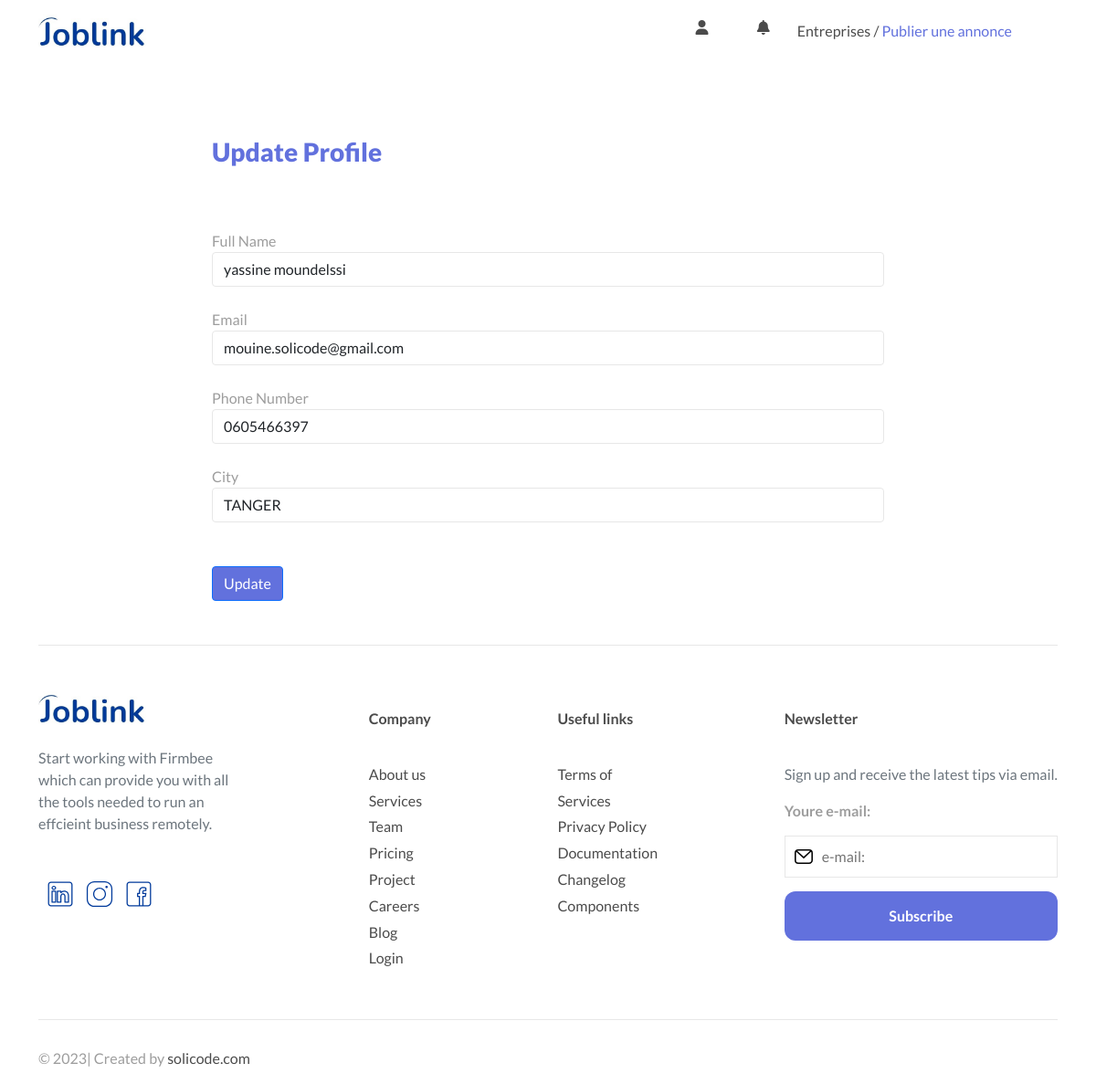
The app's page /includes/update_profil.php (signed in) with its own data.
### tables this page shows
CREATE TABLE `candidate` (
  `CandidateID` int(11) NOT NULL,
  `full_name` varchar(50) DEFAULT NULL,
  `Email` varchar(100) DEFAULT NULL,
  `PhoneNumber` varchar(20) DEFAULT NULL,
  `password` varchar(255) DEFAULT NULL,
  `city` varchar(120) DEFAULT NULL,
  `reset_token` varchar(255) DEFAULT NULL,
  `img` varchar(255) DEFAULT '664-6643641_avatar-transparent-background-user-icon-hd-png-download.png'
);

### includes/update_profil.php (the view, shortened to what this page needs)
<?php
    include 'config.php';
    $CandidateID = $_SESSION['CandidateID'];
    $id_user = $CandidateID;
    $sql = "SELECT * FROM candidate WHERE CandidateID = :user_id";
    $stmt = $pdo->prepare($sql);
    $stmt->bindParam(':user_id',$id_user);
    $stmt->execute();
    $user = $stmt->fetch(PDO::FETCH_ASSOC);
?>
<!DOCTYPE html>
<html lang="en">
<head>
    <link href="https://cdn.jsdelivr.net/npm/bootstrap@5.1.0/dist/css/bootstrap.min.css" rel="stylesheet">
    <link rel="stylesheet" href="../css/main.css">
    <link href="https://cdn.jsdelivr.net/npm/bootstrap@5.1.0/dist/css/bootstrap.min.css" rel="stylesheet">
    <link rel="stylesheet" href="../css/main.css">
</head>
<body>
<?php include "navbar_includes.php";  ?>
<main>
<div class="main">
    <div class="container">
        <div class="row  mt-5 mb-5">
                <div class="aboutus col-lg-8  mx-auto">
                    <h3>Update Profile</h3><br><br>
                    <form action="update_profil_candidate.php" method="post">
                        <div class="form-group mb-4">
                            <label for="first_name">Full Name</label>
                            <div class="input-group">
                                <input type="text" class="form-control <?php if(isset($full_name_err)) { echo 'is-invalid'; } ?>" id="first_name" name="full_name" value="<?php echo $user['full_name']; ?>" />
                            </div>
                        </div>
                        <div class="form-group mb-4">
                            <label for="last_name">Email</label>
                            <div class="input-group">
                                <input type="text" class="form-control <?php if(isset($email_err)) { echo 'is-invalid'; } ?>" id="last_name" name="Email" value="<?php echo $user['Email']; ?>" />
                            </div>
                        </div>
                        <div class="form-group mb-4">
                            <label for="phone_number">Phone Number</label>
                            <input type="text" class="form-control  <?php if(isset($city_err)) { echo 'is-invalid'; } ?>" id="phone_number" name="phone_number" value="<?php echo $user['PhoneNumber']; ?>" />
                        </div>
                        <div class="form-group mb-4">
                            <label for="address">City</label>
                            <div class="input-group">
                                <input type="text" class="form-control <?php if(isset($city_err)) { echo 'is-invalid'; } ?>" id="address" name="city" value="<?php echo $user['city']; ?>" />
                            </div>
                        </div>
                        <button type="submit" name="submit" class="btn btn-primary mt-4">Update</button>
                    </form>
                </div>
        </div>
    </div>
</div>
</main>
<footer>
    <div class="container text-center text-md-start">
        <div class="footer-wrap">
            <div class="about">
                <img src="../img/Gray%20Professional%20Minimalist%20CV%20Resume%20(1).jpg" alt="">
                <p class="text-muted py-4">
                    Start working with Firmbee which can provide you with all the tools needed to run an effcieint business remotely.
                </p>
                <div class="social-media">
                    <a href="" class="me-2 text-reset">                  <a href=""></a>
                    </a>
                    <a href="" class="me-2 text-reset">                  <a href=""></a>
                    </a>
                    <a href="" class="me-2 text-reset">                  <a href=""></a>
                    </a>
                </div>
            </div>
            <div class="company">
                <h6 class="fw-bold">Company</h6>
                <p><a href="">About us</a></p>
                <p><a href="">Services</a></p>
                <p><a href="">Team</a></p>
                <p><a href="">Pricing</a></p>
                <p><a href="">Project</a></p>
                <p><a href="">Careers</a></p>
                <p><a href="">Blog</a></p>
                <p><a href="">Login</a></p>
            </div>
            <div class="useful-links">
                <h6 class="fw-bold">Useful links</h6>
                <p><a href="">Terms of </a></p>
                <p><a href="">Services</a></p>
                <p><a href="">Privacy Policy</a></p>
                <p><a href="">Documentation</a></p>
                <p><a href="">Changelog</a></p>
                <p><a href="">Components</a></p>
            </div>
            <div class="newsletter">
                <h6 class="fw-bold">Newsletter</h6>
                <p class="text-muted">Sign up and receive the latest tips
                    via email.</p>
                <form id="subscribe" action="">
                    <label for="email">Youre e-mail:</label>
                    <input type="email" placeholder="e-mail:" name="email" required>
                    <button type="submit" class="main-btn">Subscribe</button>
                </form>
            </div>
        </div>
        <div class="copyright">
        <p>&copy; 2023| Created by <a href="solicode.com" title="" target="">solicode.com</a></p>
        </div>
    </div>
</footer>
</body>
</html>

### css/main.css (style rules this page uses)
*, *::after, *::before { -webkit-box-sizing: border-box; box-sizing: border-box; margin: 0; padding: 0; }
html { scroll-padding-top: 120px; }
body { font-family: 'Lato', sans-serif; color: #9d9d9d; }
a { text-decoration: none; color: #4b4b4b; }
input, textarea , select { border-radius: 0px; border: 1px solid #e7e7e7 !important; color: #7c7c7c; }
h1, h2, h3, h4, h5, h6 { color: #4b4b4b; font-weight: 900; }
h2, h3, h4, h5, h6 { margin-bottom: 20px; }
.main-btn { text-align: center; text-decoration: none; color: white; font-weight: 600; background-color: #6271DD; border: none; padding: 15px 30px; border-radius: 12px; -webkit-transition: background-color 0.3s ease; transition: background-color 0.3s ease; }
.main { margin-top: 150px; }
footer { margin-top: 30px; }
footer .footer-wrap { border-top: 1px solid #e7e7e7; border-bottom: 1px solid #e7e7e7; padding: 50px 0px; margin-bottom: 30px; }
footer .footer-wrap h6 { padding: 20px 0px; font-weight: 900; }
footer .footer-wrap .about img { width: 120px; }
footer .footer-wrap .company p, footer .footer-wrap .useful-links p { margin-bottom: 0.3em; }
footer .footer-wrap .newsletter #subscribe label { font-weight: bold; }
footer .footer-wrap .newsletter #subscribe input { display: block; width: 100%; background-image: url("../img/icon/email-icon.svg"); background-repeat: no-repeat; background-size: 20px; background-position: 10px center; padding: 10px 10px 10px 40px; margin: 15px 0px; }
footer .footer-wrap .newsletter #subscribe button { width: 100%; }
@media (min-width: 768px) { footer { text-align: left !important; } }
@media (min-width: 768px) { footer .footer-wrap { -webkit-box-pack: justify; -ms-flex-pack: justify; justify-content: space-between; display: -webkit-box; display: -ms-flexbox; display: flex; gap: 30px; } }
@media (min-width: 768px) { footer .footer-wrap .about { width: 40%; } }
@media (min-width: 1200px) { footer .footer-wrap .about { width: 20%; } }
svg { width: 2em; }

### includes/update_profil.php (style rules this page uses)
.btn { background-color: #6271DD!important; }
h3 { color: #6271DD; }

### records on screen
candidate: full_name "yassine moundelssi", Email "mouine.solicode@gmail.com", phone_number "0605466397", city "TANGER"
